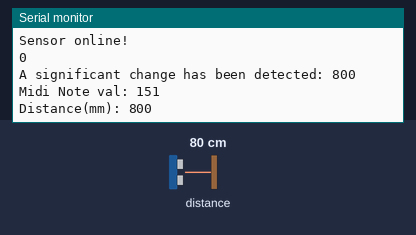
Bench run of a sketch on a simulated Raspberry Pi Pico. Shown: the last lines printed to the serial monitor. The inputs (shaded band) are chosen by the test bench; at power-on: distance to the obstacle 80 cm.

Above: at 1.2 s.
1.3 s: distance to the obstacle set to 2 cm
At 2.4 s:
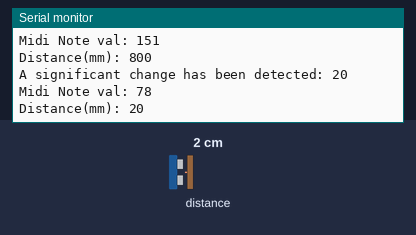
2.8 s: distance to the obstacle set to 4 cm
At 3.4 s:
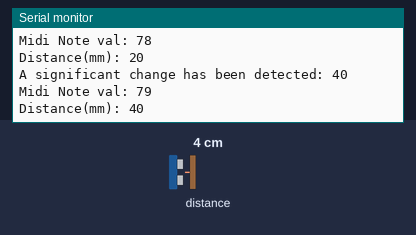

The sketch:

ToF_v2.ino
```cpp
// (licence header left out)
#include <MIDI.h>
#include <Wire.h>
#include "SparkFun_VL53L1X.h"
#include "Variables.h"

//Optional interrupt and shutdown pins.
#define SHUTDOWN_PIN 33
#define INTERRUPT_PIN 13
int lastDistance;

//SFEVL53L1X distanceSensor;
//Uncomment the following line to use the optional shutdown and interrupt pins.
SFEVL53L1X distanceSensor(Wire, SHUTDOWN_PIN, INTERRUPT_PIN);

void setup(void)
{
  Wire.begin();
  Wire.setSDA(18);
  Wire.setSCL(19);
  //Serial.begin(115200);
  usbMIDI.setHandleNoteOn(myNoteOn);
  usbMIDI.setHandleNoteOff(myNoteOff);
  Serial.println("VL53L1X Qwiic Test");

  if (distanceSensor.begin() == true)
    Serial.println("Sensor online!");


  distanceSensor.setDistanceModeShort();
  distanceSensor.setIntermeasurementPeriod(40);
  Serial.println(distanceSensor.getIntermeasurementPeriod());
}

void loop(void)
{
  //usbMIDI.read();
  distanceSensor.startRanging(); //Write configuration bytes to initiate measurement
  int distance = distanceSensor.getDistance(); //Get the result of the measurement from the sensor
  distanceSensor.stopRanging();


  int difference = distance - lastDistance;

  if (abs(difference) >= 5)
  {
    Serial.print("A significant change has been detected: ");
    Serial.print(distance);
    Serial.println();
    doMidiStuff(distance);


    Serial.print("Distance(mm): ");
    Serial.print(distance);
    Serial.println();
  }
  lastDistance = distance;
}


void myNoteOn(byte channel, byte note, byte velocity)
{
  // When using MIDIx4 or MIDIx16, usbMIDI.getCable() can be used
  // to read which of the virtual MIDI cables received this message.
  Serial.print("Note On, ch=");
  Serial.print(channel, DEC);
  Serial.print(", note=");
  Serial.print(note, DEC);

  Serial.print(", velocity=");
  Serial.println(velocity, DEC);

//   if (channel == 10) // If channel 10 move root
//  {
//  float noteVal = 0;
//  noteVal = (float)note;
//  root = (int)noteVal;
//  mtof(noteVal);
//  }
//
//  if (channel == 11) // If channel 10 move scale
//  {
//    int noteVal2 = 0;
//    noteVal2 = (int)note % 12;
//   // Serial.print("Note Value mod: ");
//   // Serial.println(noteVal2); // should wrap around 12 values
//    if (noteVal2 < amountOfScales-1)
//    {
//      scalePusher = noteVal2;
//    }
//  }

}

void doMidiStuff (int distance)
{
  usbMIDI.sendNoteOff(lastMid, 0, 1);    // Send a Note (pitch 42, velo 127 on channel 1)

  int distanceNormal = (int)distance / 16;

  int selecta = distanceNormal % 8; // of the values just wrap round 8

  int octava = (distanceNormal / 8) * 12;

  int mid;

  mid = root + octava + noteArray[3][selecta];

  Serial.print("Midi Note val: ");
  Serial.println(mid);

  if (mid != lastMid)
  {
    usbMIDI.sendNoteOn(mid, 127, 1);    // Send a Note (pitch 42, velo 127 on channel 1)

  }
   lastMid = mid;

  //delay(50);
  //usbMIDI.sendNoteOff(mid, 0, 1);    // Send a Note (pitch 42, velo 127 on channel 1)

//  unsigned long currentMillis = millis();
//
//  if(currentMillis - previousMillis > interval)
//  {
//    // save the last time you blinked the LED
//    previousMillis = currentMillis;
//    usbMIDI.sendNoteOff(lastMid, 0, 1);    // Send a Note (pitch 42, velo 127 on channel 1)
//
//  }
}

void mtof(float midiNote)
{
  midiFreq = (powf(2, (midiNote - 69)/12) * basePitch) / 8; // Dots in equations mean multiply
  //Serial.print("Midi 2 freq conversion is: ");
}

void myNoteOff(byte channel, byte note, byte velocity)
{
  Serial.print("Note Off, ch=");
  Serial.print(channel, DEC);
  Serial.print(", note=");
  Serial.print(note, DEC);
  Serial.print(", velocity=");
  Serial.println(velocity, DEC);
}
```

Variables.h
```cpp
long previousMillis = 0;        // will store last time LED was updated

// the follow variables is a long because the time, measured in miliseconds,
// will quickly become a bigger number than can be stored in an int.
long interval = 500;

float basePitch = 440.0;
int root = 76;
float midiFreq = 220.0;
int lastMid;

unsigned long delayVal;
int scalePusher = 0; // variable to push up the scale
const int amountOfScales = 4; // If you make more scales change this number to the amt in the array

const int amountOfArps = 5; // If you make more scales change this number to the amt in the array

const int amountOfMetrii = 4; // If you make more scales change this number to the amt in the array

int noteArray[amountOfScales] [8] = {   {0,2,4,6,7,9,11,12}, // Majpr
                                        {0,2,4,5,7,9,11,12}, // Lydian
                                        {0,2,3,5,7,8,10,12},
                                        {0,2,3,5,7,8,11,12}
                                     // {0,3,6,9,12,15,18,21},
                                     // {0,2,4,6,8,10,12,14},
                                     // {0,4,7,11,14,17,19,21}
                        };

int chordArray[amountOfArps] [5] = {   {0,4,7,11,14},
                                        {0,4,7,10,14},
                                        {0,3,7,10,14},
                                        {0,2,7,11,14},
                                         {0,3,6,9,12}
                                     // {0,2,4,6,8,10,12,14},
                                     // {0,4,7,11,14,17,19,21}
                        };
```

Measured:
- after the input at 1.3 s, the serial monitor: prints a new line at once (image 1)
- after the input at 2.8 s, the serial monitor: prints a new line at once (image 2)
